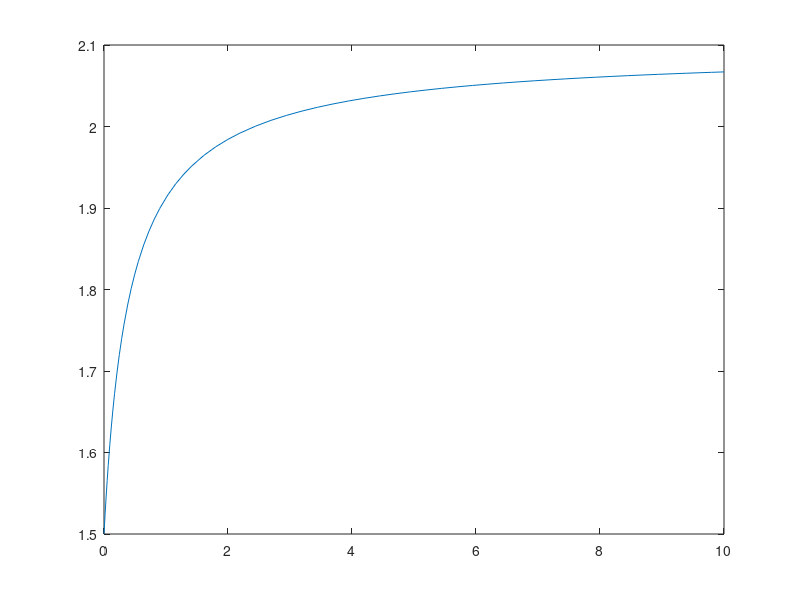

Write the MATLAB code that produced this figure.
% solve f'=a(1+cos(x))^2
clear;clc
f0=1.5; ti=0; tf=10;
e=2;a=1;b=a*(1-e^2);h=10;
[t,f] = ode45(@(t,f) h/b^2*(1+e*cos(f))^2,[ti tf],f0);
plot(t,f);

